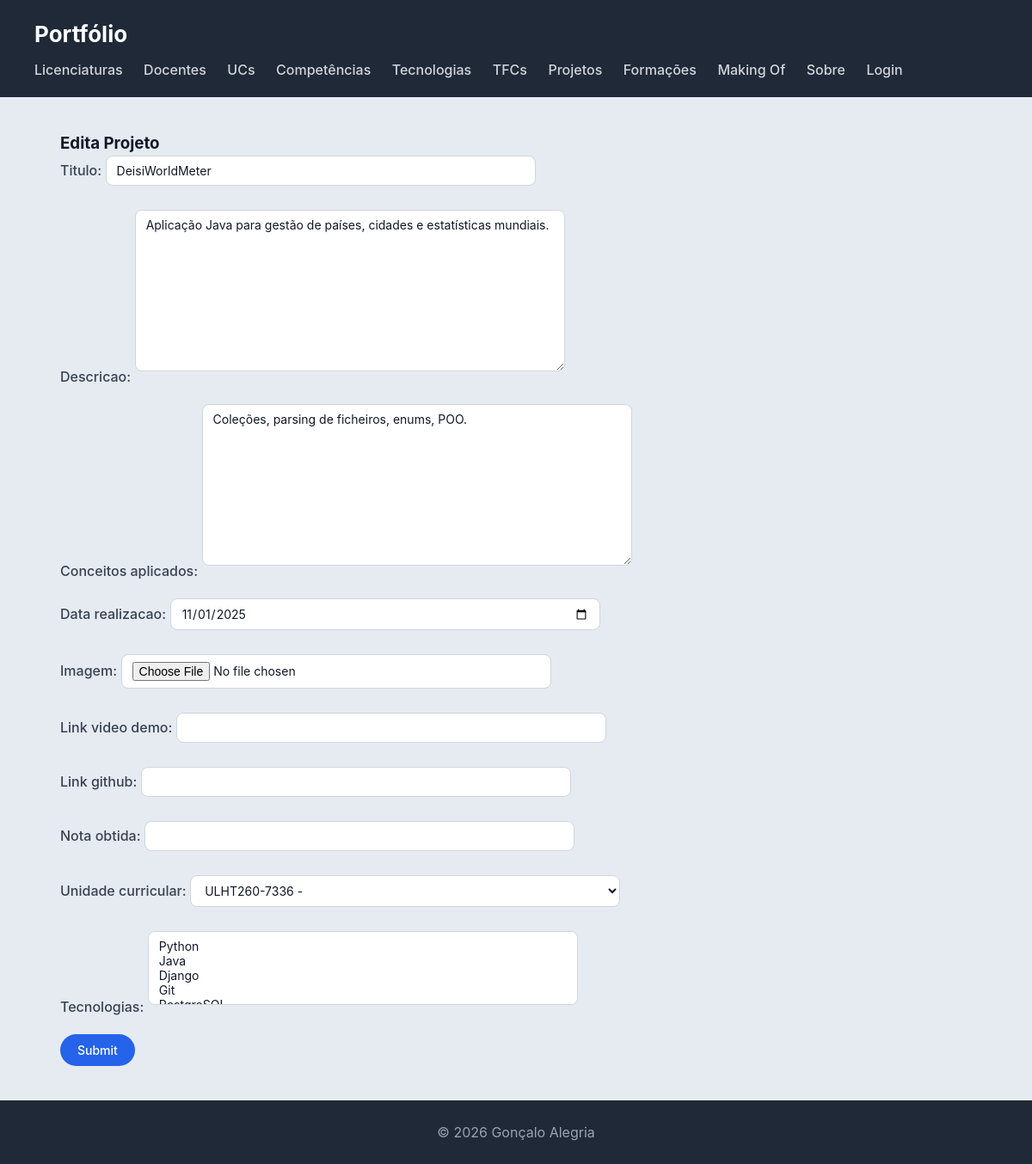
The page /portfolio/projeto/1/edita on the database its author committed.
### portfolio/models.py (models this page shows, shortened)
class Projeto(models.Model):
    titulo = models.CharField(max_length=200)
    descricao = models.TextField()
    conceitos_aplicados = models.TextField(blank=True)
    data_realizacao = models.DateField()
    imagem = models.ImageField(upload_to='projetos/', blank=True)
    link_video_demo = models.URLField(blank=True)
    link_github = models.URLField(blank=True)
    nota_obtida = models.DecimalField(max_digits=4, decimal_places=2, blank=True, null=True)
    unidade_curricular = models.ForeignKey(
        UnidadeCurricular,
        on_delete=models.CASCADE,
        related_name='projetos'
    )
    tecnologias = models.ManyToManyField(Tecnologia, related_name='projetos', blank=True)

### portfolio/views.py (the view)
# urls.py: path('projeto/<int:projeto_id>/edita', views.edita_projeto_view, name="edita_projeto"),
def edita_projeto_view(request, projeto_id):
    projeto = Projeto.objects.get(id=projeto_id)
    if request.POST:
        form = ProjetoForm(request.POST or None, request.FILES, instance=projeto)
        if form.is_valid():
            form.save()
            return redirect('projetos')
    else:
        form = ProjetoForm(instance=projeto)
    context = {'form': form, 'projeto': projeto}
    return render(request, 'portfolio/edita_projeto.html', context)

### portfolio/forms.py
class ProjetoForm(forms.ModelForm):
    class Meta:
        model = Projeto
        fields = '__all__'
        widgets = {
            'data_realizacao': forms.DateInput(attrs={'type': 'date'}),
        }

### portfolio/models.py (called while the page is built)
    def __str__(self):
        return f"{self.codigo} - {self.nome}"

    def __str__(self):
        return self.nome

### portfolio/templates/portfolio/edita_projeto.html (shortened to what this page needs)
{% extends "portfolio/base.html" %}
{% block content %}
<h3>Edita Projeto</h3>
<form action="{% url 'edita_projeto' projeto.id %}" method="post" enctype="multipart/form-data">
    {{ form.as_p }}
    <input type="submit">
</form>
{% endblock %}

### portfolio/static/portfolio/styles.css (style rules this page uses)
* { box-sizing: border-box; margin: 0; padding: 0; }
body { font-family: "Inter", "Segoe UI", system-ui, -apple-system, sans-serif; background: #e6ebf2; color: #111827; line-height: 1.5; }
form input[type="text"], form input[type="url"], form input[type="email"], form input[type="number"], form input[type="date"], form input[type="file"], form textarea, form select { font-family: inherit; font-size: 14px; padding: 8px 12px; border: 1px solid #d1d5db; border-radius: 8px; background: white; color: #111827; width: 100%; max-width: 500px; margin-bottom: 12px; }
form textarea { min-height: 100px; resize: vertical; }
form label { display: inline-block; font-weight: 500; margin-bottom: 4px; color: #374151; }
form p { margin-bottom: 16px; }
form input[type="submit"] { background: #2563eb; color: white; border: none; padding: 10px 20px; border-radius: 999px; font-family: inherit; font-size: 14px; font-weight: 500; cursor: pointer; transition: all 0.2s ease; }

### rows shown on the page
Projeto: titulo "DeisiWorldMeter", descricao "Aplicação Java para gestão de países, cidades e estatísticas mundiais.", conceitos_aplicados "Coleções, parsing de ficheiros, enums, POO.", data_realizacao "11/01/2025", unidade_curricular "ULHT260-7336 -"
